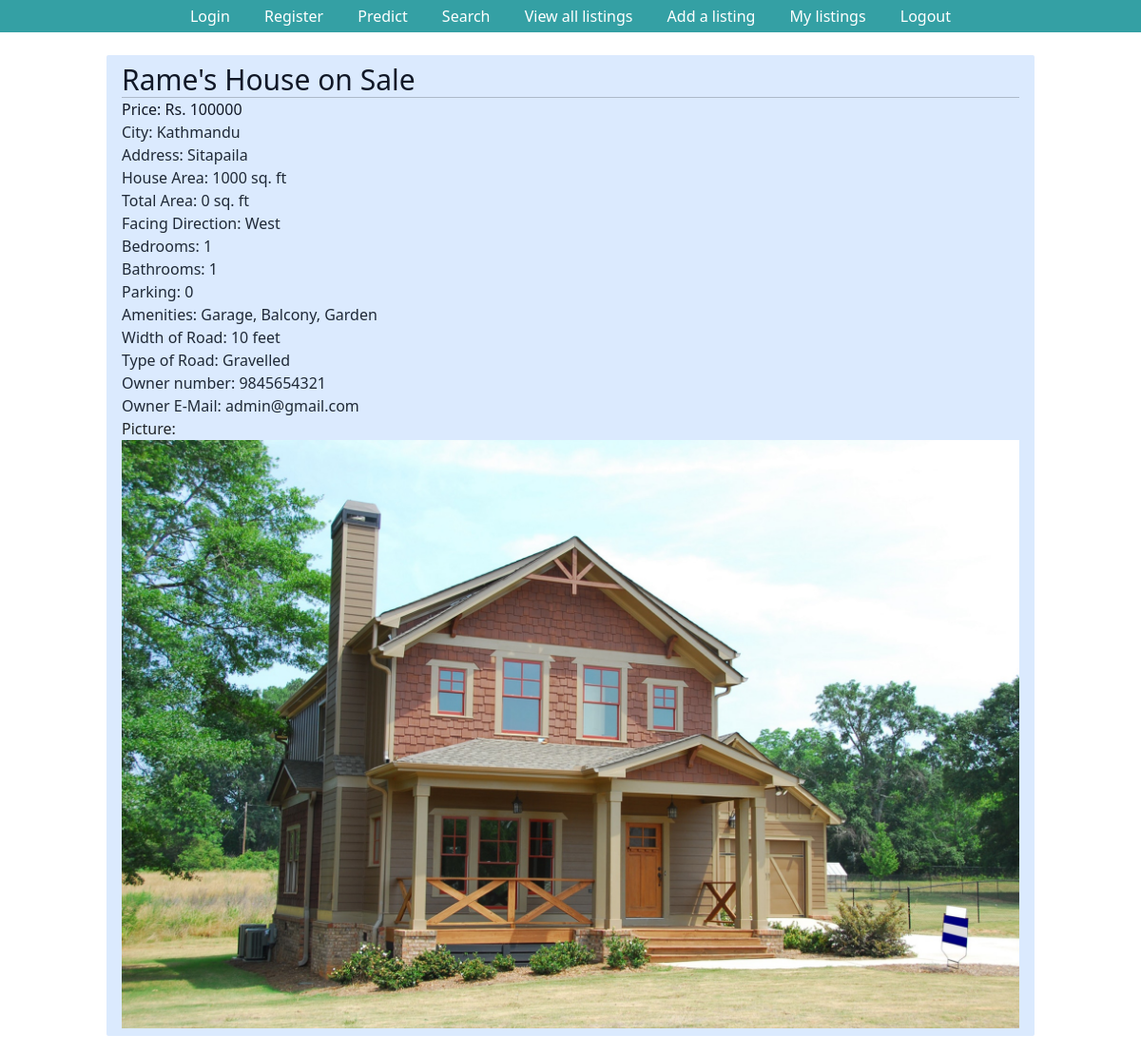
The app's page /listings/4/ (signed in), older data.
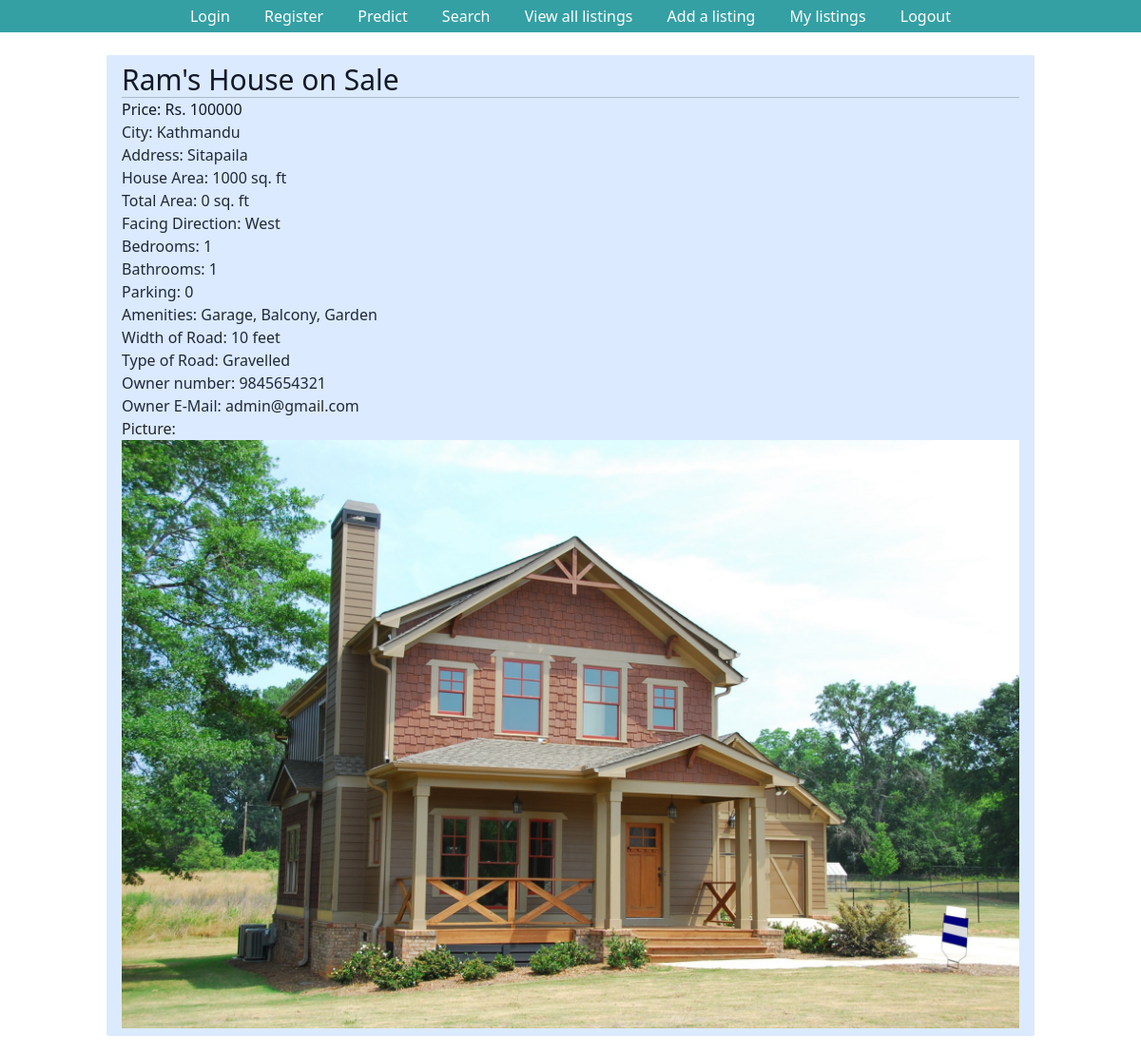
The same page, newer data.
### listings/models.py (models this page shows, shortened)
class Listing(models.Model):
    Title = models.CharField(max_length=30, default='House on Sale')
    Location = models.CharField(max_length=30, default='Kalanki')
    City = models.CharField(max_length=30, default='Kathmandu')
    Price = models.IntegerField(default=9999999)
    Bedroom = models.IntegerField(default=0)
    Bathroom = models.IntegerField(default=0)
    Floors = models.IntegerField(default=1)
    Parking = models.IntegerField(default=0)
    Face = models.CharField(max_length=30)
    Area = models.IntegerField(default=100)
    Road_Width = models.IntegerField(default=0)
    Road_Type = models.CharField(max_length=30)
    Build_Area = models.IntegerField(default=0)
    Amenities = models.CharField(max_length=30)
    Contact_number = models.IntegerField(default=9845654321)
    Contact_mail = models.CharField(max_length=30, default='admin@gmail.com')
    Image = models.ImageField()
    user = models.ForeignKey(User, on_delete=models.SET_NULL,null=True)
    is_sold = models.BooleanField(default=False)

### listings/views.py (the view)
# urls.py: path('listings/<pk>/', listing_retrieve, name='listing_retrieve'),
@login_required
def listing_retrieve(request,pk):
    listing= Listing.objects.get(id=pk)
    context={
        "listing":listing
    }
    return render(request,"listing.html",context)

### templates/listing.html (shortened to what this page needs)
{% extends "base.html" %}
    {% block content %}
    <div class="px-3 py-2 bg-blue-100 rounded-sm">
        <h3 class="text-3xl text-gray-900">{{ listing.Title }}</h3><hr>
        <p class="text-gray-900">Price: Rs. {{listing.Price}}</p>
        <p class="text-gray-800">City: {{listing.City}}</p>
        <p class="text-gray-800">Address: {{listing.Location}}</p>
        <p class="text-gray-800">House Area: {{listing.Area}} sq. ft</p>
        <p class="text-gray-800">Total Area: {{listing.Build_Area}} sq. ft</p>
        <p class="text-gray-800">Facing Direction: {{listing.Face}}</p>
        <p class="text-gray-800">Bedrooms: {{listing.Bedroom}}</p>
        <p class="text-gray-800">Bathrooms: {{listing.Bathroom}}</p>
        <p class="text-gray-800">Parking: {{listing.Parking}}</p>
        <p class="text-gray-800">Amenities: {{listing.Amenities}}</p>
        <p class="text-gray-800">Width of Road: {{listing.Road_Width}} feet</p>
        <p class="text-gray-800">Type of Road: {{listing.Road_Type}}</p>
        <p class="text-gray-800">Owner number: {{listing.Contact_number}}</p>
        <p class="text-gray-800">Owner E-Mail: {{listing.Contact_mail}}</p>
        <p>Picture: <br><img src="{{ listing.Image.url }}" alt=""></p>
    </div>
    {% endblock %}

Row changes from the older to the newer data that the page shows:
changed Listing "Kathmandu": Title "Rame's House on Sale" → "Ram's House on Sale"
